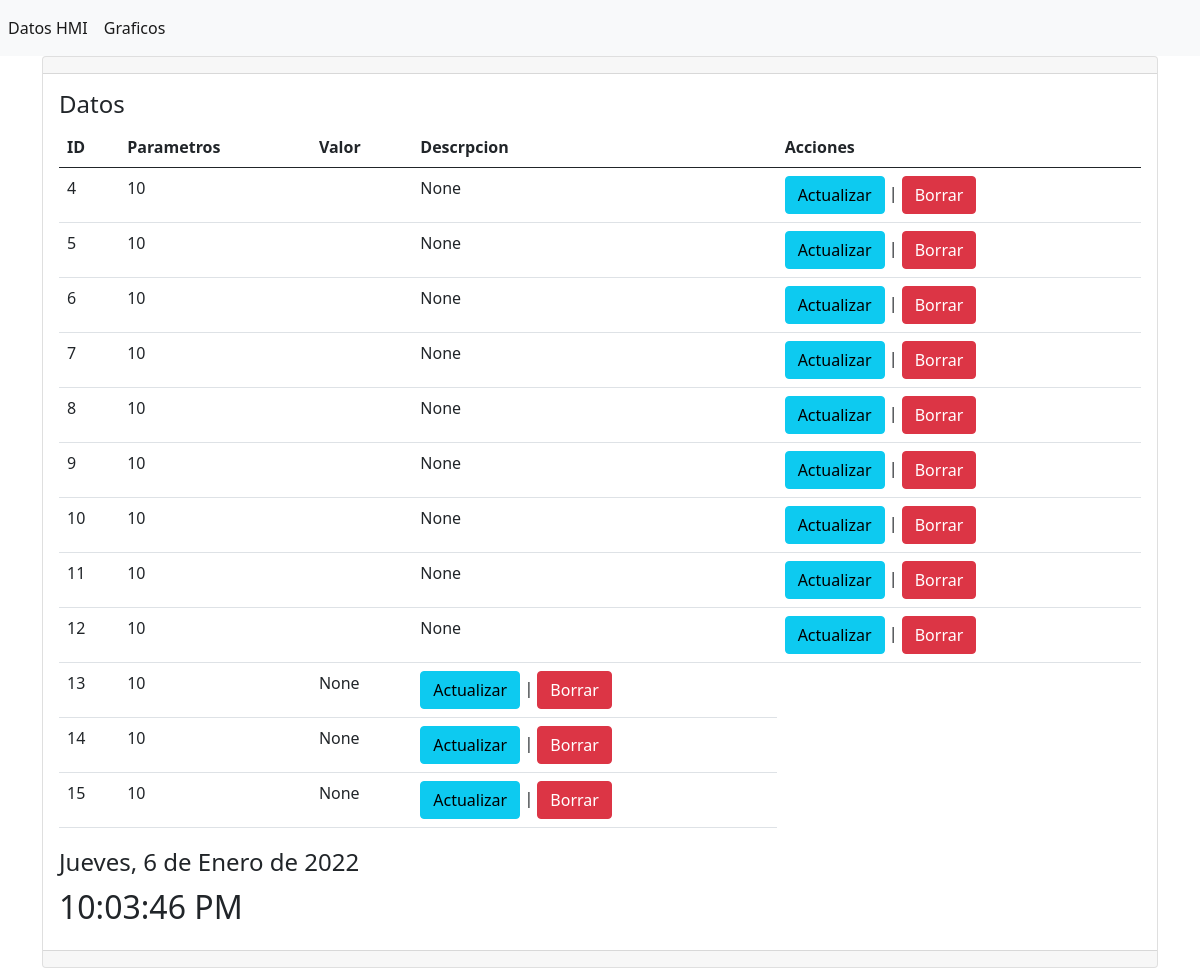
The page / on the database its author committed.
### demohmi/models.py (models this page shows, shortened)
class valores(models.Model):
    id = models.AutoField(primary_key=True)
    parametros=models.CharField(max_length=100, verbose_name='parametros')
    valor=models.IntegerField(blank=False, verbose_name='valor')
    descripcion=models.TextField(verbose_name='descrpcion')

### demohmi/views.py (the view)
# urls.py: path('',views.inicio, name='inicio'),
def inicio(request):
    valores_hmi=valores.objects.all()
    return render(request, 'datos_hmi.html',{'valores_hmi':valores_hmi})

### demohmi/templates/datos_hmi.html (shortened to what this page needs)
{% extends "base.html" %}
{% block contenido %}
{% load static %}
<div class="card">
    <div id="test" class="card-header">
    </div>
    <div class="card-body">
        <h4 class="card-title">Datos</h4>
        <table class="table">
            <thead>
                <tr>
                    <th>ID</th>
                    <th>Parametros</th>
                    <th>Valor</th>
                    <th>Descrpcion</th>
                    <th>Acciones</th>
                </tr>
            </thead>
            <tbody>
                {% for valor in valores_hmi %}
                <tr>
                    <td>{{ valor.id }}</td>
                    <td>{{ valor.parametros }}</td>
                    {% if valor.id == 4 %}
                    <td id="potenciakw">
                    </td>
                    {%  endif %}
                    {% if valor.id == 5 %}
                    <td id="frecuencia">
                    </td>
                    {%  endif %}
                    {% if valor.id == 6 %}
                    <td id="potencia">
                    </td>
                    {%  endif %}
                    {% if valor.id == 7 %}
                    <td id="velocidad">
                    </td>
                    {%  endif %}
                    {% if valor.id == 8 %}
                    <td id="temperatura">
                    </td>
                    {%  endif %}
                    {% if valor.id == 9 %}
                    <td id="nivel">
                    </td>
                    {%  endif %}
                    {% if valor.id == 10 %}
                    <td id="presion">
                    </td>
                    {%  endif %}
                    {% if valor.id == 11 %}
                    <td id="caudal">
                    </td>
                    {%  endif %}
                    {% if valor.id == 12 %}
                    <td id="acumulado">
                    </td>
                    {%  endif %}
                    <td>{{ valor.descripcion }}</td>
                    <td>
                        <a name="" id="" class="btn btn-info" href="#" role="button">Actualizar</a>
                           |
                           <a name="" id="" class="btn btn-danger" href="#" role="button">Borrar</a>
                        </td>
                </tr>
                {% endfor %}
            </tbody>
        </table>
        <legend id="fecha"></legend>
        <h2 id="reloj"></h2>
    </div>
    <div class="card-footer text-muted">
    </div>
</div>
{% endblock %}

### demohmi/templates/base.html (shortened to what this page needs)
{% load static %}
<!doctype html>
<html lang="en">
  <head>
    <link rel="stylesheet" href="https://cdn.jsdelivr.net/npm/bootstrap@5.0.2/dist/css/bootstrap.min.css">
  </head>
  <body>
      <nav class="navbar navbar-expand navbar-light bg-light">
          <div class="nav navbar-nav">
              <a class="nav-item nav-link active" href="{% url 'inicio' %}"> Datos HMI</a>
              <a class="nav-item nav-link active" href="{% url 'graficos' %}"> Graficos </a>
          </div>
      </nav>
    <div class="container">
        <div class="row">
            <div class="col-12">
                {% block contenido %}  {% endblock %}
            </div>
        </div>
    </div>
  </body>
</html>

### rows shown on the page
valores: id "4", parametros "10", descripcion "None"
valores: id "5", parametros "10", descripcion "None"
valores: id "6", parametros "10", descripcion "None"
valores: id "7", parametros "10", descripcion "None"
valores: id "8", parametros "10", descripcion "None"
valores: id "9", parametros "10", descripcion "None"
valores: id "10", parametros "10", descripcion "None"
valores: id "11", parametros "10", descripcion "None"
valores: id "12", parametros "10", descripcion "None"
valores: id "13", parametros "10", descripcion "None"
valores: id "14", parametros "10", descripcion "None"
valores: id "15", parametros "10", descripcion "None"
